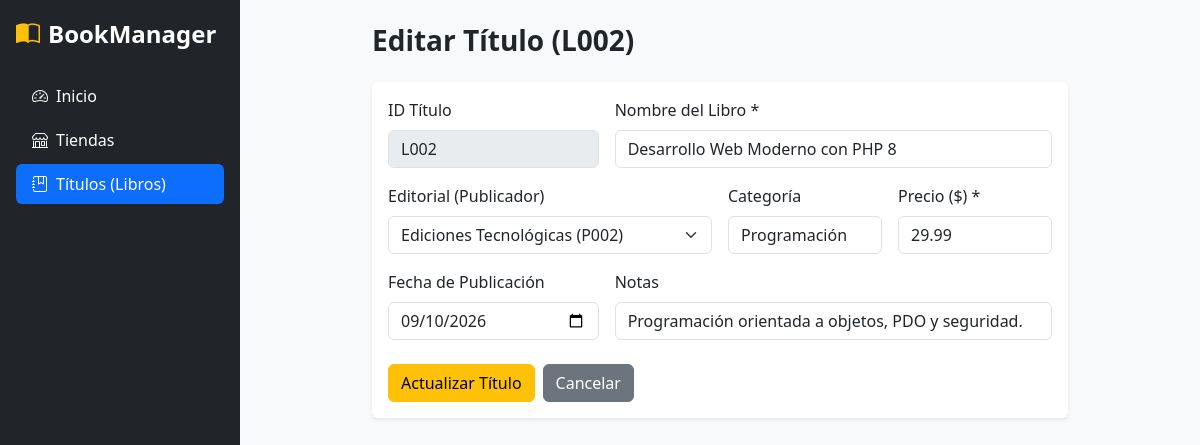
The page /views/titulos/editar.php?id=L002 on the database its author committed.
### tables this page shows
CREATE TABLE `titulos` (
  `id_titulo` varchar(6) NOT NULL,
  `titulo` varchar(80) NOT NULL,
  `tipo` char(12) DEFAULT 'General',
  `id_pub` char(4) DEFAULT NULL,
  `precio` decimal(10,2) DEFAULT '0.00',
  `notas` varchar(200) DEFAULT NULL,
  `fecha_pub` date DEFAULT NULL,
  PRIMARY KEY (`id_titulo`),
  KEY `id_pub` (`id_pub`),
  CONSTRAINT `titulos_ibfk_1` FOREIGN KEY (`id_pub`) REFERENCES `publicadores` (`id_pub`)
);

CREATE TABLE `publicadores` (
  `id_pub` char(4) NOT NULL,
  `nombre_pub` varchar(40) NOT NULL,
  `ciudad` varchar(20) DEFAULT NULL,
  `estado` char(2) DEFAULT NULL,
  `pais` varchar(30) DEFAULT NULL,
  PRIMARY KEY (`id_pub`)
);

### models/Titulo.php (called while the page is built, shortened)
<?php
class Titulo
{
    private PDO $db;
    public function __construct(PDO $db)
    {
        $this->db = $db;
    }
    public function getPublicadores(): array
    {
        $sql = "SELECT id_pub, nombre_pub FROM publicadores ORDER BY nombre_pub ASC";
        $stmt = $this->db->prepare($sql);
        $stmt->execute();
        return $stmt->fetchAll();
    }
    public function getById(string $id): ?array
    {
        $sql = "SELECT id_titulo, titulo, tipo, id_pub, precio, notas, fecha_pub
                FROM titulos
                WHERE id_titulo = :id
                LIMIT 1";
        $stmt = $this->db->prepare($sql);
        $stmt->execute([':id' => trim($id)]);
        $registro = $stmt->fetch();
        return $registro ?: null;
    }
}

### views/titulos/editar.php (the view, shortened to what this page needs)
<?php
require_once __DIR__ . '/../../models/Titulo.php';
$id = $_GET['id'] ?? '';
$db = (new Database())->getConnection();
$tituloModel = new Titulo($db);
$libro = $tituloModel->getById($id);
$publicadores = $tituloModel->getPublicadores();
require_once __DIR__ . '/../../includes/header.php';
?>
<div class="container-fluid" style="max-width: 720px;">
    <h1 class="h3 fw-bold mb-4">Editar Título (<?= htmlspecialchars($libro['id_titulo']) ?>)</h1>
    <div class="card border-0 shadow-sm">
        <div class="card-body">
            <form method="POST" action="">
                <div class="row g-3">
                    <div class="col-md-4">
                        <label class="form-label">ID Título</label>
                        <input type="text" class="form-control" value="<?= htmlspecialchars($libro['id_titulo']) ?>" disabled>
                    </div>
                    <div class="col-md-8">
                        <label class="form-label">Nombre del Libro *</label>
                        <input type="text" name="titulo" class="form-control" required
                               value="<?= htmlspecialchars($libro['titulo']) ?>">
                    </div>
                    <div class="col-md-6">
                        <label class="form-label">Editorial (Publicador)</label>
                        <select name="id_pub" class="form-select">
                            <?php foreach ($publicadores as $pub): ?>
                                <option value="<?= htmlspecialchars($pub['id_pub']) ?>"
                                    <?= (($libro['id_pub'] ?? '') === $pub['id_pub']) ? 'selected' : '' ?>>
                                    <?= htmlspecialchars($pub['nombre_pub']) ?> (<?= htmlspecialchars($pub['id_pub']) ?>)
                                </option>
                            <?php endforeach; ?>
                        </select>
                    </div>
                    <div class="col-md-3">
                        <label class="form-label">Categoría</label>
                        <input type="text" name="tipo" class="form-control"
                               value="<?= htmlspecialchars($libro['tipo'] ?? '') ?>">
                    </div>
                    <div class="col-md-3">
                        <label class="form-label">Precio ($) *</label>
                        <input type="number" step="0.01" min="0" name="precio" class="form-control" required
                               value="<?= htmlspecialchars((string) ($libro['precio'] ?? '0')) ?>">
                    </div>
                    <div class="col-md-4">
                        <label class="form-label">Fecha de Publicación</label>
                        <input type="date" name="fecha_pub" class="form-control"
                               value="<?= htmlspecialchars(substr((string) ($libro['fecha_pub'] ?? ''), 0, 10)) ?>">
                    </div>
                    <div class="col-md-8">
                        <label class="form-label">Notas</label>
                        <input type="text" name="notas" class="form-control"
                               value="<?= htmlspecialchars($libro['notas'] ?? '') ?>">
                    </div>
                </div>
                <div class="mt-4 d-flex gap-2">
                    <button type="submit" class="btn btn-warning">Actualizar Título</button>
                    <a href="index.php" class="btn btn-secondary">Cancelar</a>
                </div>
            </form>
        </div>
    </div>
</div>
<?php require_once __DIR__ . '/../../includes/footer.php'; ?>

### includes/header.php (style rules this page uses)
body { min-height: 100vh; background-color: #f8f9fa; }

### rows shown on the page
titulos: id_titulo "L002", titulo "Desarrollo Web Moderno con PHP 8", id_pub "Ediciones Tecnológicas (P002)", tipo "Programación", precio "29.99", fecha_pub "09/10/2026", notas "Programación orientada a objetos, PDO y seguridad."
